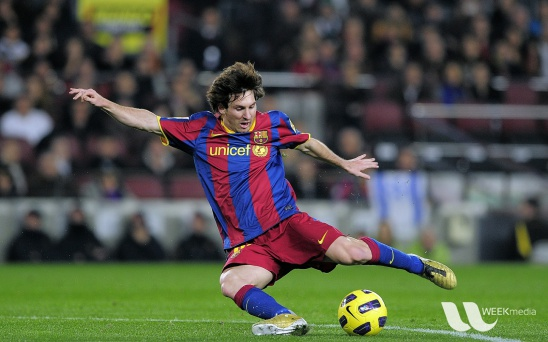
#> input picture lesson2/digital_image_processing/messi.jpg, 548 x 342 px
$ jupyter execute template_matching.ipynb
#> lines starting #> are read from the running program, lines starting #| are printed output that depends on the picture
[cell 1]
# https://docs.opencv.org/3.4/d4/dc6/tutorial_py_template_matching.html
import cv2 as cv
import numpy as np
from matplotlib import pyplot as plt

[cell 2]
img = cv.imread('messi.jpg',0)
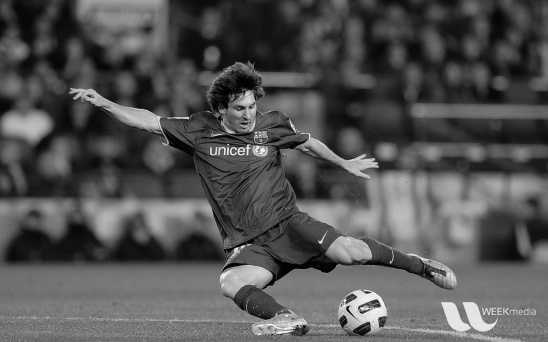
#> img: shape (342, 548); min 0, max 253, mean 83.3
img2 = img.copy()
template = cv.imread('template.jpg',0)
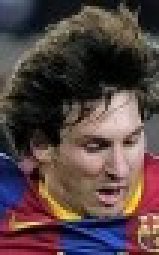
#> input picture lesson2/digital_image_processing/template.jpg, 53 x 85 px (shown 3 times larger)
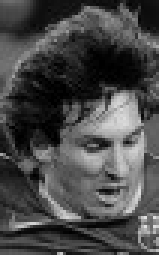
#> template: shape (85, 53) (shown 3 times larger); min 0, max 224, mean 72.5

plt.imshow(template,cmap = 'gray')
plt.show()

[cell 3]
img = cv.imread('messi.jpg',0)
img2 = img.copy()
template = cv.imread('template.jpg',0)
w, h = template.shape[::-1]
#> w = 53; h = 85
# All the 6 methods for comparison in a list
methods = ['cv.TM_CCOEFF', 'cv.TM_CCOEFF_NORMED', 'cv.TM_CCORR',
            'cv.TM_CCORR_NORMED', 'cv.TM_SQDIFF', 'cv.TM_SQDIFF_NORMED']
for meth in methods:
    img = img2.copy()
    method = eval(meth)
    # Apply template Matching
    res = cv.matchTemplate(img,template,method)
    min_val, max_val, min_loc, max_loc = cv.minMaxLoc(res)
    # If the method is TM_SQDIFF or TM_SQDIFF_NORMED, take minimum
    if method in [cv.TM_SQDIFF, cv.TM_SQDIFF_NORMED]:
        top_left = min_loc
    else:
        top_left = max_loc
    bottom_right = (top_left[0] + w, top_left[1] + h)
    cv.rectangle(img,top_left, bottom_right, 255, 2)
    plt.subplot(121),plt.imshow(res,cmap = 'gray')
    plt.title('Matching Result'), plt.xticks([]), plt.yticks([])
    plt.subplot(122),plt.imshow(img,cmap = 'gray')
    plt.title('Detected Point'), plt.xticks([]), plt.yticks([])
    plt.suptitle(meth)
    plt.show()
#> this loop made 6 passes
#> (min_val, max_val, min_loc, top_left, bottom_right) on passes 1 to 4: (-5113300.5, 11872660, (216, 251), (208, 60), (261, 145)), (-0.476, 0.998, (449, 183), (208, 60), (261, 145)), (11536547, 49540876, (231, 0), (434, 257), (487, 342)), (0.54, 0.999, (97, 94), (208, 60), (261, 145))
#> (min_val, max_val, max_loc, top_left, bottom_right) on passes 5 to 6: (54292, 43085124, (220, 250), (208, 60), (261, 145)), (0.00153, 1, (14, 0), (208, 60), (261, 145))
#> pass 1, `res = cv.matchTemplate(img,template,method)`:
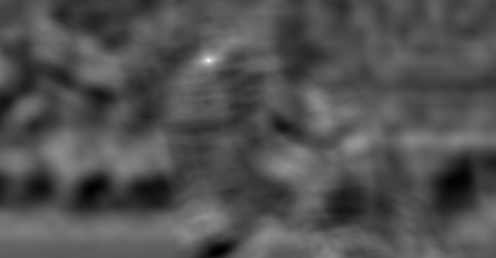
#> res: shape (258, 496) float32; min -5113300.5, max 11872660, mean 316086.9; drawn with min black and max white
#> pass 1, `plt.show()`:
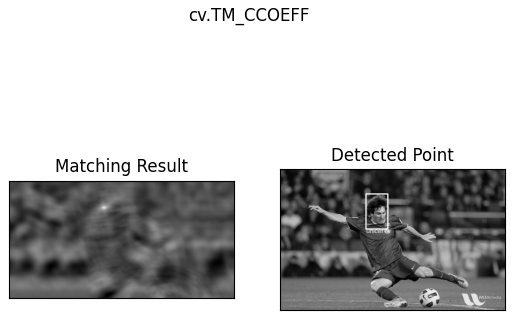
#> figure drawn by matplotlib, 2 panels
#> pass 3, `res = cv.matchTemplate(img,template,method)`:
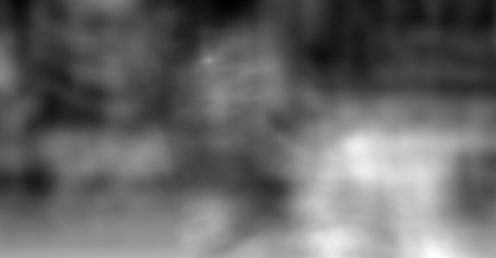
#> res: shape (258, 496) float32; min 11536547, max 49540876, mean 26900380; drawn with min black and max white
#> after the loop:
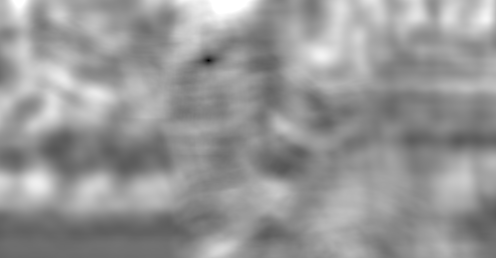
#> res: shape (258, 496) float32; min 0.00153, max 1, mean 0.593
